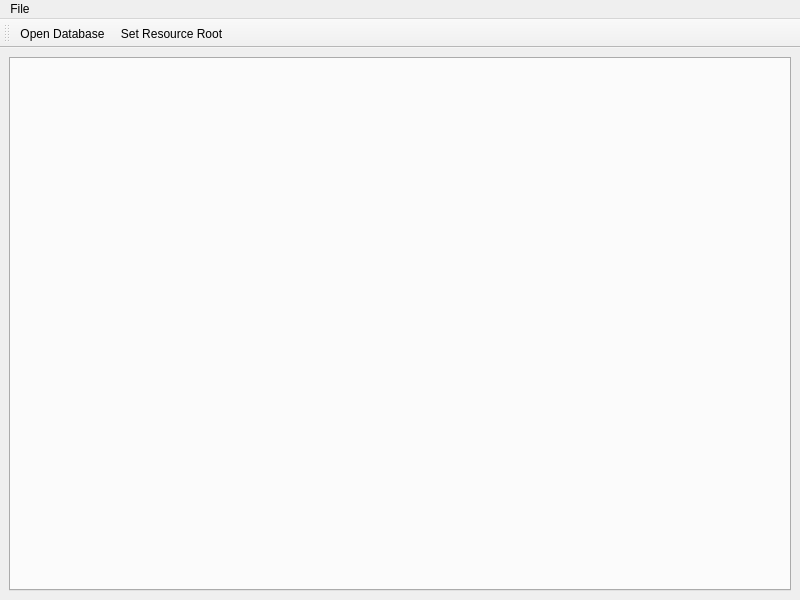
<?xml version="1.0" encoding="UTF-8"?>
<ui version="4.0">
 <class>scenario_manager_main_window</class>
 <widget class="QMainWindow" name="scenario_manager_main_window">
  <property name="geometry">
   <rect>
    <x>0</x>
    <y>0</y>
    <width>800</width>
    <height>600</height>
   </rect>
  </property>
  <property name="windowTitle">
   <string>Scenario Manager</string>
  </property>
  <widget class="QWidget" name="central_widget">
   <layout class="QGridLayout" name="gridLayout">
    <item row="0" column="0">
     <widget class="QTabWidget" name="central_tab_widget"/>
    </item>
   </layout>
  </widget>
  <widget class="QToolBar" name="tool_bar">
   <property name="windowTitle">
    <string>Main</string>
   </property>
   <attribute name="toolBarArea">
    <enum>TopToolBarArea</enum>
   </attribute>
   <attribute name="toolBarBreak">
    <bool>false</bool>
   </attribute>
   <addaction name="action_open_database"/>
   <addaction name="action_set_resource_root"/>
  </widget>
  <widget class="QMenuBar" name="menu_bar">
   <property name="geometry">
    <rect>
     <x>0</x>
     <y>0</y>
     <width>800</width>
     <height>20</height>
    </rect>
   </property>
   <widget class="QMenu" name="menu_file">
    <property name="title">
     <string>File</string>
    </property>
    <addaction name="action_open_database"/>
    <addaction name="action_set_resource_root"/>
    <addaction name="separator"/>
    <addaction name="action_quit"/>
   </widget>
   <addaction name="menu_file"/>
  </widget>
  <action name="action_open_database">
   <property name="icon">
    <iconset theme="document-open">
     <normaloff>.</normaloff>.</iconset>
   </property>
   <property name="text">
    <string>Open Database</string>
   </property>
   <property name="toolTip">
    <string>Open Database</string>
   </property>
   <property name="shortcut">
    <string>Ctrl+O</string>
   </property>
  </action>
  <action name="action_set_resource_root">
   <property name="icon">
    <iconset theme="image-x-generic">
     <normaloff>.</normaloff>.</iconset>
   </property>
   <property name="text">
    <string>Set Resource Root</string>
   </property>
   <property name="shortcut">
    <string>Ctrl+R</string>
   </property>
  </action>
  <action name="action_quit">
   <property name="icon">
    <iconset theme="application-exit">
     <normaloff>.</normaloff>.</iconset>
   </property>
   <property name="text">
    <string>Quit</string>
   </property>
   <property name="shortcut">
    <string>Ctrl+Q</string>
   </property>
   <property name="menuRole">
    <enum>QAction::QuitRole</enum>
   </property>
  </action>
 </widget>
 <resources/>
 <connections>
  <connection>
   <sender>action_quit</sender>
   <signal>triggered()</signal>
   <receiver>scenario_manager_main_window</receiver>
   <slot>close()</slot>
   <hints>
    <hint type="sourcelabel">
     <x>-1</x>
     <y>-1</y>
    </hint>
    <hint type="destinationlabel">
     <x>399</x>
     <y>299</y>
    </hint>
   </hints>
  </connection>
  <connection>
   <sender>action_open_database</sender>
   <signal>triggered()</signal>
   <receiver>scenario_manager_main_window</receiver>
   <slot>open_database()</slot>
   <hints>
    <hint type="sourcelabel">
     <x>-1</x>
     <y>-1</y>
    </hint>
    <hint type="destinationlabel">
     <x>399</x>
     <y>299</y>
    </hint>
   </hints>
  </connection>
  <connection>
   <sender>action_set_resource_root</sender>
   <signal>triggered()</signal>
   <receiver>scenario_manager_main_window</receiver>
   <slot>set_resource_root()</slot>
   <hints>
    <hint type="sourcelabel">
     <x>-1</x>
     <y>-1</y>
    </hint>
    <hint type="destinationlabel">
     <x>399</x>
     <y>299</y>
    </hint>
   </hints>
  </connection>
 </connections>
 <slots>
  <slot>open_database()</slot>
  <slot>set_resource_root()</slot>
 </slots>
</ui>
